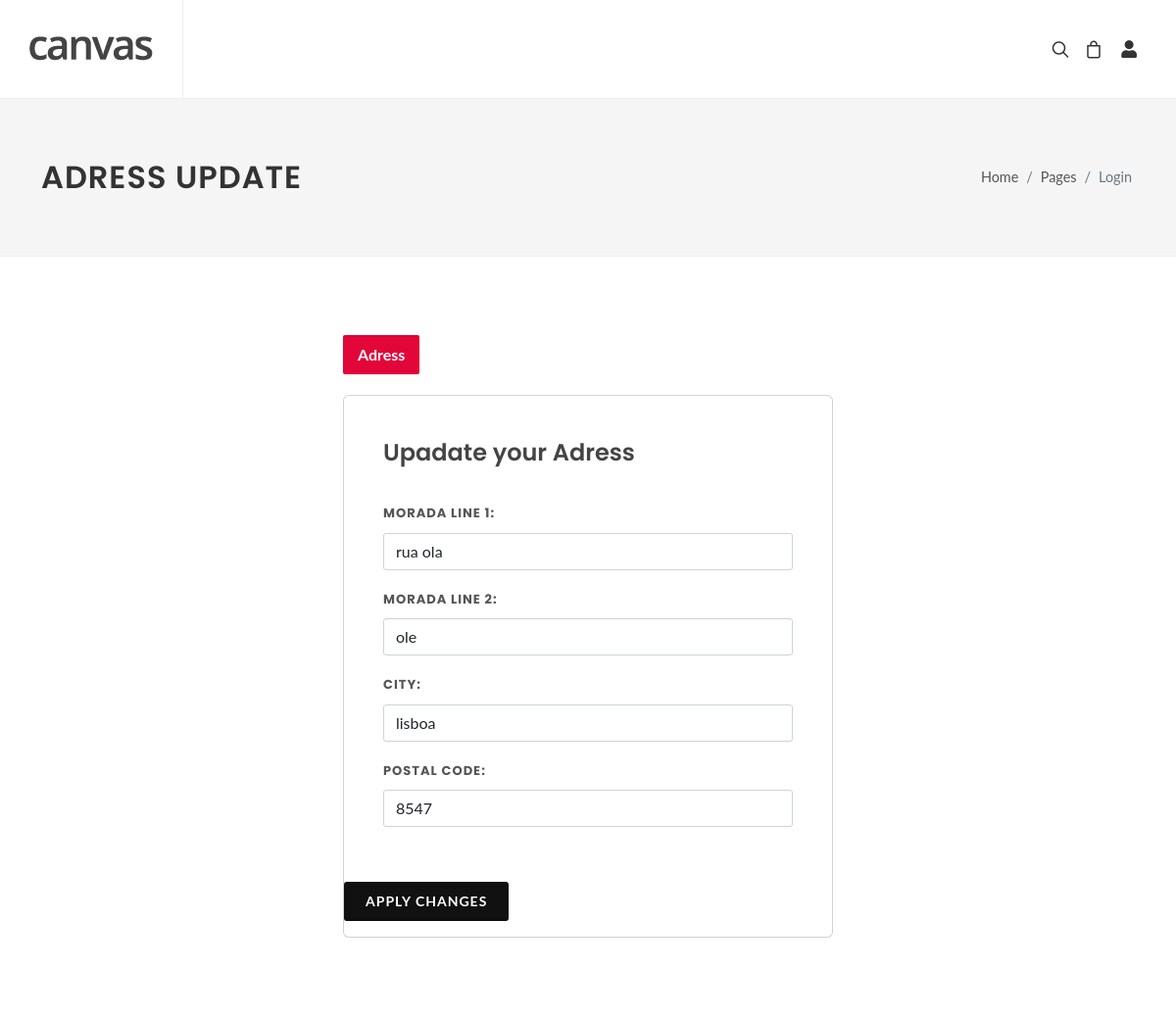
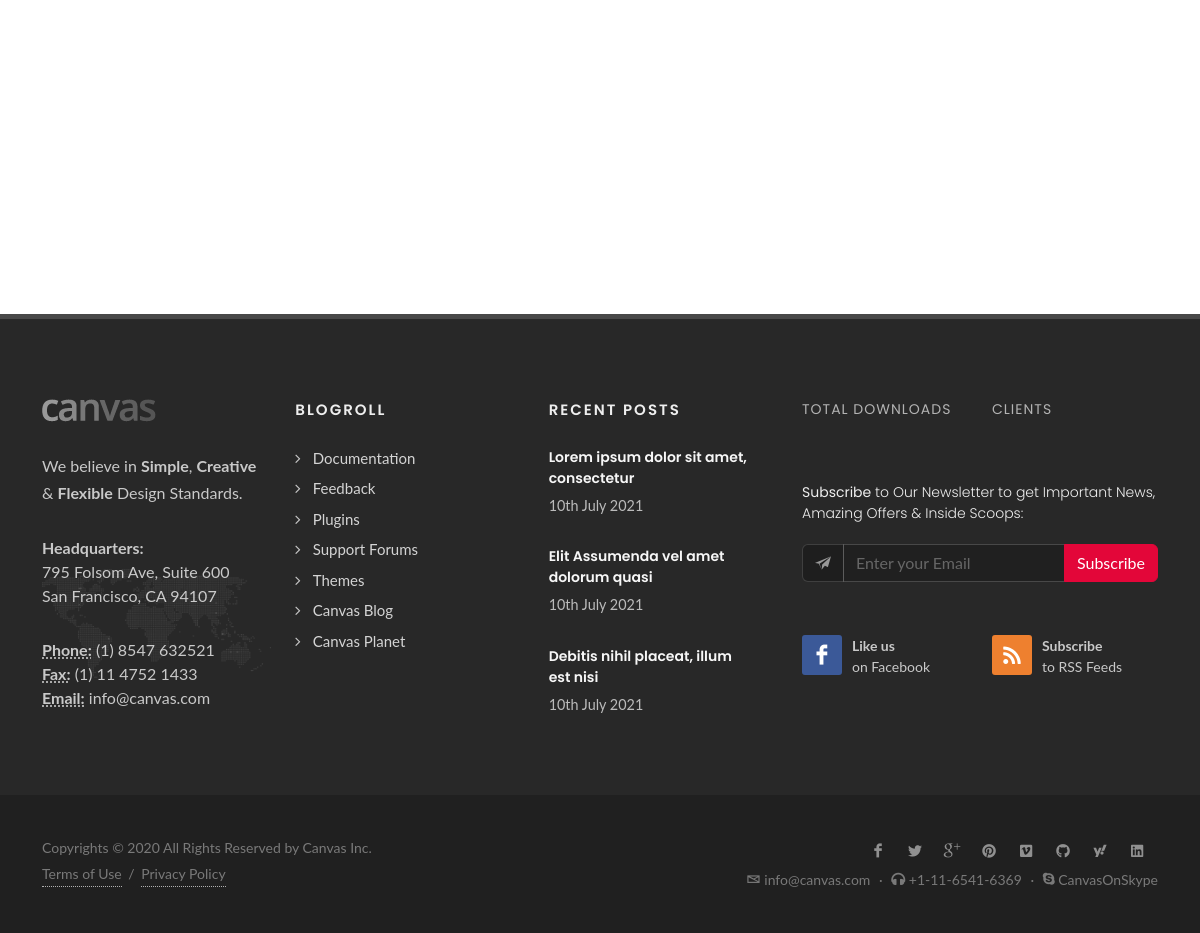
The app's page /update-profile (signed in) with its own data (2 pictures, top to bottom).
### models.py (models this page shows)
class Morada(db.Model):
    id = db.Column(db.Integer, primary_key=True)
    user_id = db.Column(db.Integer, db.ForeignKey('user.id'), nullable=False)
    user = db.relationship('User')
    add_line1 = db.Column(db.String(80), nullable=False)
    add_line2 = db.Column(db.String(80), nullable=False)
    city = db.Column(db.String(80), nullable=False)
    postal_code = db.Column(db.String(80), nullable=False)
    created = db.Column(db.Date, default=datetime.utcnow)
    modified = db.Column(db.Date, default=datetime.utcnow)

### main.py (the view)
@app.route("/update-profile")
def updateprofile():
    username = session['user']
    user = User.query.filter_by(username=username).first()
    morada = Morada.query.filter_by(user=user).first()
    return render_template("update-profile.html", morada = morada)

### templates/update-profile.html (shortened to what this page needs)
{% extends 'core/base.html'%} {% block wrapper %}
<div id="wrapper" class="clearfix">
  {% include "core/header.html" %}
  <section id="page-title">
    <div class="container clearfix">
      <h1>Adress Update</h1>
      <ol class="breadcrumb">
        <li class="breadcrumb-item"><a href="#">Home</a></li>
        <li class="breadcrumb-item"><a href="#">Pages</a></li>
        <li class="breadcrumb-item active" aria-current="page">Login</li>
      </ol>
    </div>
  </section>
  <section id="content">
    <div class="content-wrap">
      <div class="container clearfix">
        <div
          class="tabs mx-auto mb-0 clearfix"
          id="tab-login-register"
          style="max-width: 500px"
        >
          <ul class="tab-nav tab-nav2 center clearfix">
            <li class="inline-block"><a href="#tab-register">Adress</a></li>
          </ul>
          <div class="tab-container">
            </div>
            <div class="tab-content" id="tab-register">
              <div class="card mb-0">
                <div class="card-body" style="padding: 40px">
                  <h3>Upadate your Adress</h3>
                  <form
                    id="register-form"
                    name="register-form"
                    class="row mb-0"
                    action="/update-profile"
                    method="post"
                  >
                    <div class="col-12 form-group">
                      <label for="register-form-add_line1">Morada Line 1:</label>
                      <input
                        type="text"
                        id="register-form-add_line1"
                        name="register-form-add_line1"
                        value="{{morada.add_line1}}"
                        class="form-control"
                      />
                    </div>
                    <div class="col-12 form-group">
                      <label for="register-form-add_line2">Morada Line 2:</label>
                      <input
                        type="text"
                        id="register-form-add_line2"
                        name="register-form-add_line2"
                        value="{{morada.add_line2}}"
                        class="form-control"
                      />
                    </div>
                    <div class="col-12 form-group">
                      <label for="register-form-city">City:</label>
                      <input
                        type="text"
                        id="register-form-city"
                        name="register-form-city"
                        value="{{morada.city}}"
                        class="form-control"
                      />
                    </div>
                    <div class="col-12 form-group">
                      <label for="register-form-postal-code">Postal Code:</label>
                      <input
                        type="text"
                        id="register-form-postal-code"
                        name="register-form-postal-code"
                        value="{{morada.postal_code}}"
                        class="form-control"
                      />
                    </div>
                    </div>
                    <div class="col-12 form-group">
                      <button
                        class="button button-3d button-black m-0"
                        id="register-form-submit"
                        name="register-form-submit"
                        value="register"
                      >
                        Apply Changes
                      </button>
                    </div>
                </div>
              </div>
            </div>
          </div>
        </div>
      </div>
  {% include "core/footer.html" %}
{% endblock %}

### records on screen
Morada: register-form-add_line1 "rua ola", register-form-add_line2 "ole", register-form-city "lisboa", register-form-postal-code "8547"
